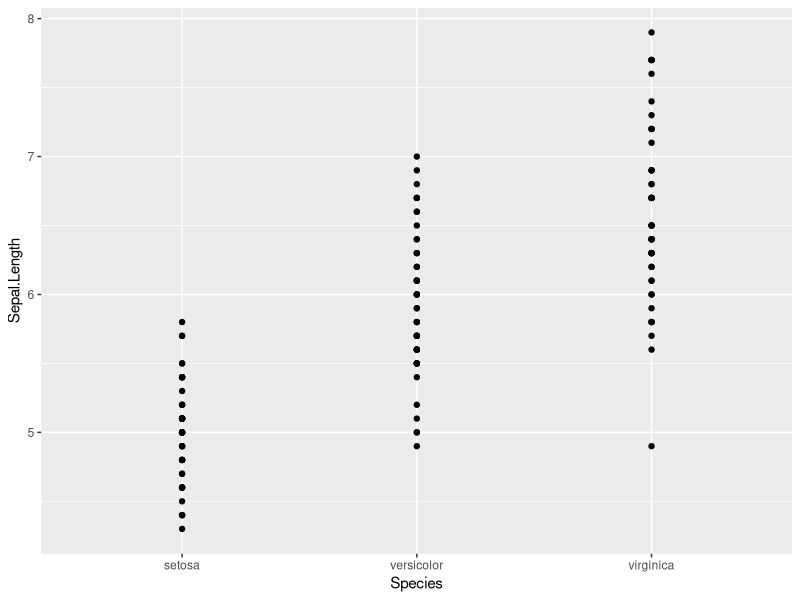
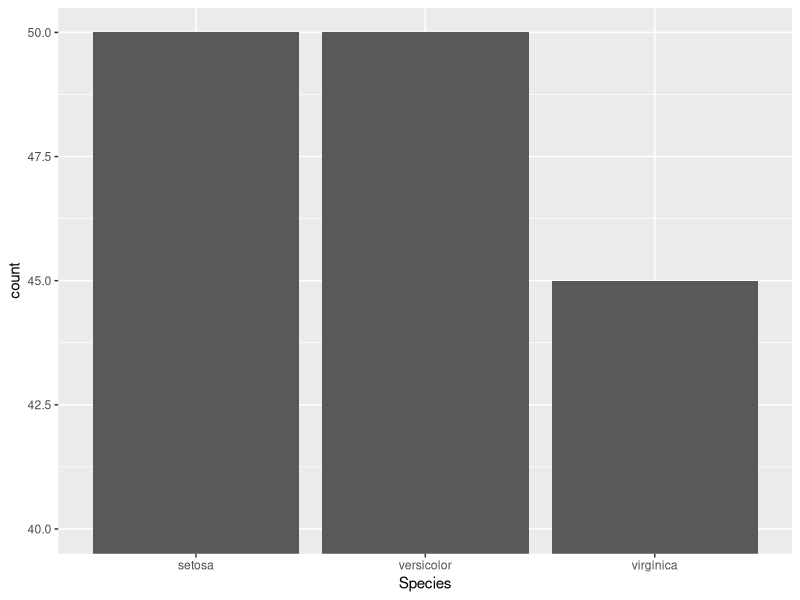
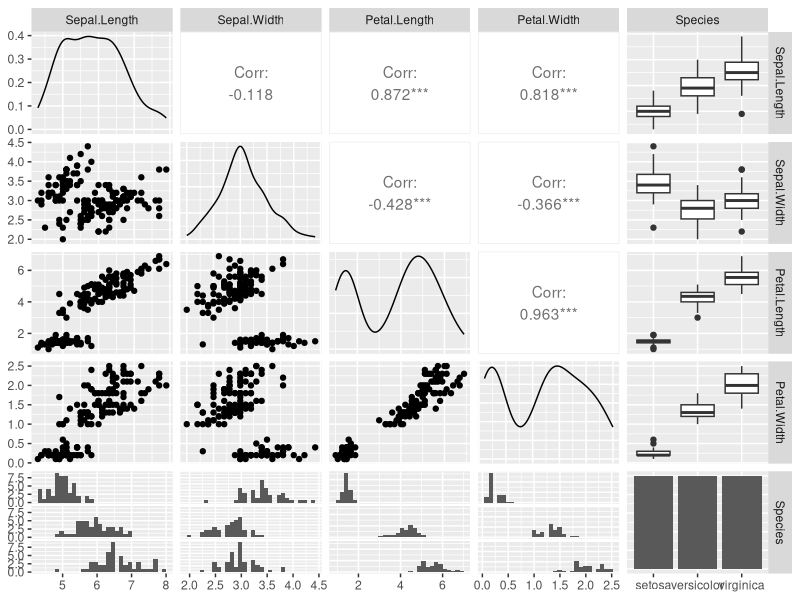
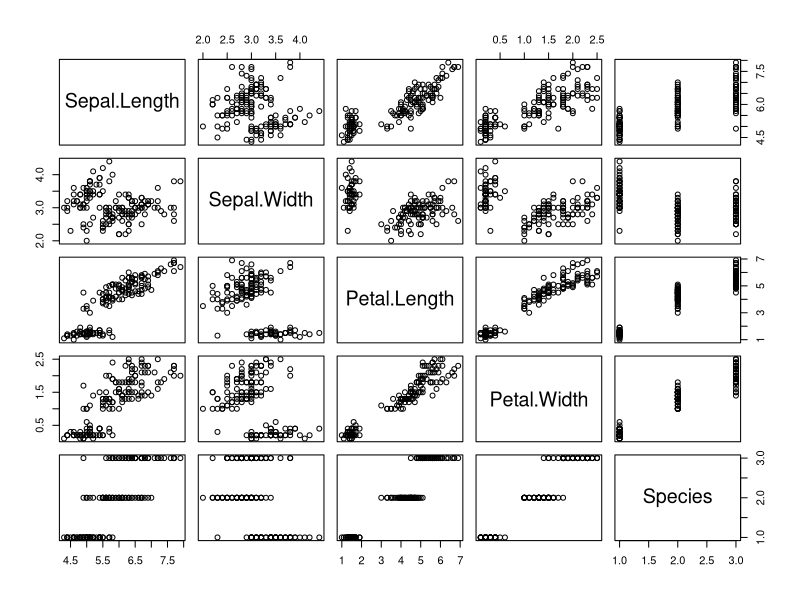

Recreate these plots in R, in order.
########################################
####    R Statistical Programming   ####
####   Lesson 5: The Importance of  ####
####     Exploratory Analysis       ####
########################################

library(GGally)
library(tidyverse)
data("iris")

#### Summary Statistics ####

# The mean calculates the average
mean(iris$Sepal.Length)
# The median calculates the middle value
median(iris$Sepal.Length)

# Quantiles bin the values based on order
quantile(iris$Sepal.Length)
# By specifying probs, we can specify where those bins are cut
quantile(iris$Sepal.Length, probs = c(0, .33, .66, 1))

# Variance measures how much our data is spread out
var(iris$Sepal.Length)
# Standard deviation puts the variance on the same magnitude as the variable
sd(iris$Sepal.Length)

# Covariance measures how related two variables are
cov(iris$Sepal.Length, iris$Sepal.Width)
# Correlation standardizes covariance on a scale of -1 to 1
cor(iris$Sepal.Length, iris$Sepal.Width)

# Could get a lot of this info via the summary function
summary(iris)

# A lot of summary statistics can be used with dplyr to get interesting
# grouped statistics
iris %>%
  group_by(Species) %>%
  summarize(max_width = max(Petal.Width),
            max_length = max(Petal.Length))


#### Plotting ####

# Use plots correctly, or else results can be ugly
# Ex: using a scatterplot with a categorical variable
iris %>%
  ggplot(aes(x = Species, y = Sepal.Length)) +
  geom_point()

# Avoid plotting no-no's, like rescaling
iris %>%
  .[1:145, ] %>% 
  ggplot(aes(x = Species)) +
  geom_bar() +
  coord_cartesian(ylim = c(40, 50))

# To plot multiple relationships at once, we can use ggpairs
ggpairs(iris)
# Base pairs is faster, but focuses on scatterplots
pairs(iris)
